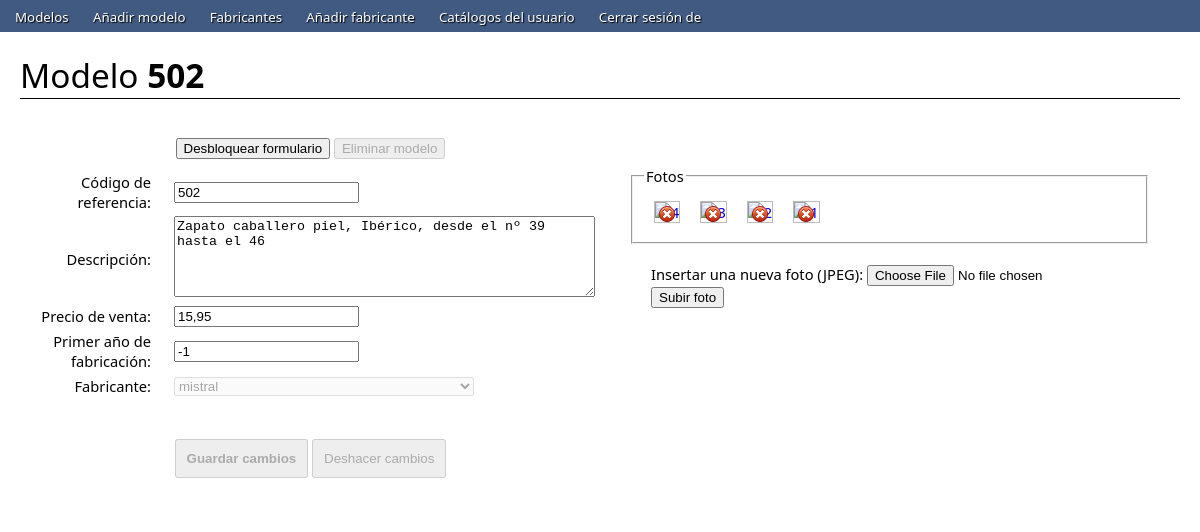
The page /modelo.php?id=2 (signed in) on the database its author committed.
### tables this page shows
create table modelos
(
	id int auto_increment,
	modelo varchar(50) not null,
	descripcion varchar(5000),
	precio_venta decimal(6,2) not null default -1,
	precio_compra decimal(6,2) not null default -1,
	precio_venta_minorista decimal(6,2) not null default -1,
	primer_ano int(4) not null default -1,
	id_fabricante int not null,
	fecha_insercion datetime not null,
	primary key (id),
	foreign key (id_fabricante) references fabricantes (id) on delete restrict on update cascade
);

create table fotos
(
	id int auto_increment,
	id_modelo int not null,
	descripcion varchar(5000),
	fecha_insercion datetime not null,
	primary key (id),
	foreign key (id_modelo) references modelos (id) on delete restrict on update cascade
);

### minilibreria.php (called while the page is built, shortened)
<?php
	require_once 'BD.php';
	require_once 'ENFabricante.php';
	require_once 'ENFoto.php';
	require_once 'ENModelo.php';
	function filtrarCadena($cadena)
	{
		if ($cadena != NULL)
		{
			if (is_string($cadena))
			{
				$cadena = str_replace("'", "", $cadena);
				$cadena = str_replace("\\", "", $cadena);
				$cadena = str_replace("\"", "", $cadena);
				$cadena = str_replace("=", "", $cadena);
				$cadena = str_replace(">", "", $cadena);
				$cadena = str_replace("<", "", $cadena);
				$cadena = str_replace("\/", "", $cadena);
				$cadena = str_replace("/", "", $cadena);
				$cadena = str_replace("%", "", $cadena);
				$cadena = str_replace(";", ":", $cadena);
				$cadena = str_replace("|", "", $cadena);
				$cadena = str_replace("&", "", $cadena);
				return $cadena;
			}
		}
		return "";
	}
?>

### CADModelo.php (called while the page is built, shortened)
<?php
require_once 'BD.php';
require_once 'ENModelo.php';
class CADModelo
{
	public static function obtenerDatos($fila)
	{
		$modelo = new ENModelo;
		$modelo->setId($fila[0]);
		$modelo->setModelo(utf8_encode($fila[1]));
		$modelo->setDescripcion(utf8_encode($fila[2]));
		$modelo->setPrecioVenta($fila[3]);
		$modelo->setPrecioCompra($fila[4]);
		$modelo->setPrecioVentaMinorista($fila[5]);
		$modelo->setPrimerAno($fila[6]);
		$modelo->setFabricante(ENFabricante::obtenerPorId($fila[7]));
		$modelo->setFotos(ENFoto::obtenerTodos($fila[0]));
		return $modelo;
	}
	public static function obtenerPorId($id)
	{
		$modelo = NULL;
		try
		{
			$sentencia = "select * from modelos where id = ".$id."";
			$resultado = mysql_query($sentencia, BD::conectar());
			if ($resultado)
			{
				$fila = mysql_fetch_array($resultado);
				if ($fila)
				{
					$modelo = self::obtenerDatos($fila);
				}
			}
			else
			{
				Logger::error("<CADModelo::obtenerPorId(id)>".mysql_error());
			}
		}
		catch (Exception $e)
		{
			$modelo = NULL;
			Logger::error("<CADModelo::obtenerPorId(id) ".$e->getMessage());
		}
		return $modelo;
	}
}
?>

### BD.php (called while the page is built, shortened)
<?php
class BD
{
	private static $ip;
	private static $usuario;
	private static $contrasena;
	public static function espeficarDatos($ip, $usuario, $contrasena, $nombreBd)
	{
		self::$ip = $ip;
		self::$usuario = $usuario;
		self::$contrasena = $contrasena;
	}
	public static function conectar()
	{
		if (!($conexion=mysql_connect(self::$ip,self::$usuario,self::$contrasena)))
		{
			Logger::error("<BD::conectar> No se pudo conectar al servidor de la base de datos.");
			$conexion = NULL;
		}
		return $conexion;
	}
}
?>

### ENModelo.php (called while the page is built, shortened)
<?php
require_once 'ENFabricante.php';
require_once 'ENFoto.php';
require_once 'CADModelo.php';
class ENModelo
{
	private $id;
	public function  __construct()
	{
		$this->id = 0;
	}
	public function setId($id)
	{
		if (is_numeric($id))
		{
			if ($id > 0 && $this->id==0)
			{
				$this->id = $id;
				return true;
			}
		}
		return false;
	}
	public function setModelo($modelo)
	{
		if (is_string($modelo))
		{
			return true;
		}
		else
		{
			return false;
		}
	}
	public function setDescripcion($descripcion)
	{
		if (is_string($descripcion) || true)
		{
			return true;
		}
		else
		{
			return false;
		}
	}
	public function setPrecioVenta ($precio_venta)
	{
		if (is_numeric($precio_venta))
		{
			return true;
		}
		else
		{
			return false;
		}
	}
	public function setPrecioCompra ($precio_compra)
	{
		if (is_numeric($precio_compra))
		{
			return true;
		}
		else
		{
			return false;
		}
	}
	public function setPrecioVentaMinorista ($precio_venta_minorista)
	{
		if (is_numeric($precio_venta_minorista))
		{
			return true;
		}
		else
		{
			return false;
		}
	}
	public function setPrimerAno($primer_ano)
	{
		if (is_numeric($primer_ano))
		{
			return true;
		}
		else
		{
			return false;
		}
	}
	public function setFabricante($fabricante)
	{
		if ($fabricante == NULL)
		{
			$this->fabricante = NULL;
			return true;
		}
		else
		{
			if (is_a($fabricante, "ENFabricante"))
			{
				return true;
			}
		}
		return false;
	}
	public function setFotos($fotos)
	{
		if (is_array($fotos))
		{
			$todosENFoto = true;
			if ($todosENFoto)
			{
				return true;
			}
		}
		return false;
	}
	public static function obtenerPorId($id)
	{
		return CADModelo::obtenerPorId($id);
	}
}
?>

### CADFabricante.php (called while the page is built, shortened)
<?php
require_once 'BD.php';
require_once 'ENFabricante.php';
class CADFabricante
{
	private static function obtenerDatos($fila)
	{
		$fabricante = new ENFabricante;
		$fabricante->setId($fila[0]);
		$fabricante->setNombre(utf8_encode($fila[1]));
		$fabricante->setTelefono(utf8_encode($fila[2]));
		$fabricante->setInformacionAdicional(utf8_encode($fila[3]));
		return $fabricante;
	}
	public static function obtenerTodos()
	{
		$listaFabricantes = NULL;
		try
		{
			$sentencia = "select * from fabricantes order by nombre";
			$resultado = mysql_query($sentencia, BD::conectar());
			if ($resultado)
			{
				$listaFabricantes = array();
				$contador = 0;
				while ($fila = mysql_fetch_array($resultado))
				{
					$fabricante = self::obtenerDatos($fila);
					if ($fabricante != NULL)
					{
						$listaFabricantes[$contador++] = $fabricante;
					}
					else
					{
						Logger::aviso("<CADFabricante::obtenerTodos()> Fabricante nulo nº $contador");
					}
				}
			}
			else
			{
				Logger::error("<CADFabricante::obtenerTodos()>".mysql_error());
			}
		}
		catch (Exception $e)
		{
			$listaFabricantes = NULL;
			Logger::error("<CADFabricante::obtenerTodos() ".$e->getMessage());
		}
		return $listaFabricantes;
	}
	public static function obtenerPorId($id)
	{
		$fabricante = NULL;
		try
		{
			$sentencia = "select * from fabricantes where id = ".$id."";
			$resultado = mysql_query($sentencia, BD::conectar());
			if ($resultado)
			{
				$fila = mysql_fetch_array($resultado);
				if ($fila)
				{
					$fabricante = self::obtenerDatos($fila);
				}
			}
			else
			{
				Logger::error("<CADFabricante::obtenerPorId(id)>".mysql_error());
			}
		}
		catch (Exception $e)
		{
			Logger::error("<CADFabricante::obtenerPorId(id) ".$e->getMessage());
			$fabricante = NULL;
		}
		return $fabricante;
	}
}
?>

### ENFabricante.php (called while the page is built, shortened)
<?php
require_once('CADFabricante.php');
class ENFabricante
{
	private $id;
	private $nombre;
	public function  __construct($nombre="")
	{
		$this->id = 0;
		$this->nombre = $nombre;
	}
	public function getId()
	{
		return $this->id;
	}
	public function setId($id)
	{
		if (is_numeric($id))
		{
			if ($id > 0 && $this->id == 0)
			{
				$this->id = $id;
				return true;
			}
		}
		return false;
	}
	public function getNombre()
	{
		return $this->nombre;
	}
	public function setNombre($nombre)
	{
		if (is_string($nombre))
		{
			$this->nombre = $nombre;
			return true;
		}
		else
		{
			return false;
		}
	}
	public function setTelefono($telefono)
	{
		if (is_string($telefono))
		{
			return true;
		}
		else
		{
			return false;
		}
	}
	public function setInformacionAdicional($informacion_adicional)
	{
		if (is_string($informacion_adicional))
		{
			return true;
		}
		else
		{
			return false;
		}
	}
	public static function obtenerTodos()
	{
		return CADFabricante::obtenerTodos();
	}
	public static function obtenerPorId($id)
	{
		return CADFabricante::obtenerPorId($id);
	}
}
?>

### CADFoto.php (called while the page is built, shortened)
<?php
require_once 'BD.php';
require_once 'ENFoto.php';
class CADFoto
{
	private static function obtenerDatos($fila)
	{
		$foto = new ENFoto;
		$foto->setId($fila[0]);
		$foto->setDescripcion(utf8_encode($fila[2]));
		$foto->setIdModelo($fila[1]);
		return $foto;
	}
	public static function obtenerTodos($id_modelo=NULL)
	{
		$listaFotos = NULL;
		try
		{
			$sentencia = "";
			if ($id_modelo == NULL)
				$sentencia = "select * from fotos order by id";
			else
				$sentencia = "select * from fotos where id_modelo = ".$id_modelo." order by id desc";
			$resultado = mysql_query($sentencia, BD::conectar());
			if ($resultado)
			{
				$listaFotos = array();
				$contador = 0;
				while ($fila = mysql_fetch_array($resultado))
				{
					$foto = self::obtenerDatos($fila);
					if ($foto != NULL)
					{
						$listaFotos[$contador++] = $foto;
					}
					else
					{
						Logger::aviso("<CADFoto::obtenerTodos(id_modelo=NULL)> Foto nula nº $contador");
					}
				}
			}
			else
			{
				Logger::error("<CADFoto::obtenerTodos(id_modelo=NULL)>".mysql_error());
			}
		}
		catch (Exception $e)
		{
			Logger::error("<CADFoto::obtenerTodos(id_modelo=NULL) ".$e->getMessage());
			$listaFotos = NULL;
		}
		return $listaFotos;
	}
}
?>

### ENFoto.php (called while the page is built, shortened)
<?php
require_once 'CADFoto.php';
class ENFoto
{
	private static $rutaImagenes = "imagenes/";
	private $id;
	public function  __construct()
	{
		$this->id = 0;
	}
	public function getRutaFoto()
	{
		return self::$rutaImagenes.$this->id.".jpg";
	}
	public function getId()
	{
		return $this->id;
	}
	public function setId($id)
	{
		if (is_numeric($id))
		{
			if ($id > 0 && $this->id==0)
			{
				$this->id = $id;
				return true;
			}
		}
		return false;
	}
	public function setDescripcion($descripcion)
	{
		if (is_string($descripcion))
		{
			return true;
		}
		else
		{
			return false;
		}
	}
	public function setIdModelo ($id_modelo)
	{
		if (is_numeric($id_modelo))
		{
			if ($id_modelo > 0)
			{
				return true;
			}
		}
		return false;
	}
	public static function obtenerTodos($id_modelo=NULL)
	{
		return CADFoto::obtenerTodos($id_modelo);
	}
}
?>

### modelo.php (the view, shortened to what this page needs)
<?php
	require_once 'minilibreria.php';
	$operacion = "insertar";
	$textoSubmit = "Insertar modelo";
	$textoReset = "Limpiar formulario";
	$id = "";
	$modelo = "";
	$descripcion = "";
	$precio_venta = "0";
	$id_fabricante = "";
	$primer_ano = "2000";
	$soloLectura = "";
	$deshabilitado = "";
	if ($_GET["id"] != NULL)
	{
		$objetoModelo = ENModelo::obtenerPorId(filtrarCadena($_GET["id"]));
		if ($objetoModelo != NULL)
		{
			$operacion = "editar";
			$textoSubmit = "Guardar cambios";
			$textoReset = "Deshacer cambios";
			$soloLectura = " readonly=\"readonly\" ";
			$deshabilitado = " disabled=\"disabled\"";
			$id = $objetoModelo->getId();
			$modelo = $objetoModelo->getModelo();
			$descripcion = $objetoModelo->getDescripcion();
			$precio_venta = str_replace(".", ",", $objetoModelo->getPrecioVenta());
			if ($objetoModelo->getFabricante() != NULL)
				$id_fabricante = $objetoModelo->getFabricante()->getId();
			$primer_ano = $objetoModelo->getPrimerAno();
		}
	}
?>
<!DOCTYPE html PUBLIC "-//W3C//DTD XHTML 1.0 Strict//EN" "http://www.w3.org/TR/xhtml1/DTD/xhtml1-strict.dtd">
<html xmlns="http://www.w3.org/1999/xhtml" xml:lang="en" lang="en">
	<head>
		<link rel="stylesheet" media="all" type="text/css" href="estilo/estilo.css" />
	</head>
	<body>
		<div id="contenedor">
			<div id="menu">
				<?php include 'menu.php'; ?>
			</div>
			<div id="contenido">
				<div id="titulo">
					<?php
						if ($operacion == "insertar")
							echo "<p>Añadir un nuevo modelo</p>";
						else
							echo "<p>Modelo <strong>$modelo</strong></p>";
					?>
				</div>
				<div id="panel">
					<table style="width: 100%;">
						<tr>
							<td style="vertical-align: top;">
								<?php
									if ($operacion == "editar")
									{
								?>
									<form id="formularioeliminarmodelo" action="operarmodelo.php" method="post" onsubmit="return confirmarEliminarModelo();">
										<div style="text-align: center; margin-bottom: 10px;">
											<input id="desbloquear" type="button" value="Desbloquear formulario" onclick="desbloquearFormularioModelo()" />
											<input id="botoneliminar" type="submit" value="Eliminar modelo" disabled="disabled" />
										</div>
									</form>
								<?php
									}
								?>
								<form id="formularioeditarmodelo" action="operarmodelo.php" method="post" onsubmit="return validarModelo(this);" <?php if ($operacion == "insertar") echo "enctype=\"multipart/form-data\"" ?>>
									<table class="insertiva">
										<tr>
											<td class="etiqueta">Código de referencia:</td>
											<td>
												<input type="text" name="modelo" autocomplete="off" value="<?php echo $modelo; ?>" <?php echo $soloLectura; ?> />
											</td>
										</tr>
										<tr>
											<td class="etiqueta">Descripción:</td>
											<td><textarea rows="5" cols="50" name="descripcion" autocomplete="off" <?php echo $soloLectura; ?> ><?php echo $descripcion; ?></textarea></td>
										</tr>
										<tr <?php echo (($_SESION["usuario"] != "nadapoderoso") ? "" : "style=\"display: none;\""); ?>>
											<td class="etiqueta">Precio de venta:</td>
											<td><input type="text" name="precio_venta" autocomplete="off" value="<?php echo $precio_venta; ?>" <?php echo $soloLectura; ?> /></td>
										</tr>
										<tr>
											<td class="etiqueta">Primer año de fabricación:</td>
											<td><input type="text" name="primer_ano" autocomplete="off" value="<?php echo $primer_ano; ?>" <?php echo $soloLectura; ?> /></td>
										</tr>
										<tr>
											<td class="etiqueta">Fabricante:</td>
											<td>
												<?php
													$fabricantes = ENFabricante::obtenerTodos();
													if ($fabricantes != NULL)
													{
														if (count($fabricantes) > 0)
														{
															echo "<select name=\"fabricante\" $deshabilitado >\n";
															foreach ($fabricantes as $i)
															{
																if ($i->getId() == $id_fabricante)
																	echo "<option value=\"".$i->getId()."\" selected=\"selected\">".$i->getNombre()."</option>\n";
																else
																	echo "<option value=\"".$i->getId()."\">".$i->getNombre()."</option>\n";
															}
															echo "</select>\n";
														}
													}
												?>
											</td>
										</tr>
										<tr>
											<td colspan="2" class="botones">
												<input id="botonsubmit" type="submit" value="<?php echo $textoSubmit; ?>" <?php echo $deshabilitado; ?> />
												<input id="botonreset" type="reset" value="<?php echo $textoReset; ?>" <?php echo $deshabilitado; ?> />
											</td>
										</tr>
									</table>
								</form>
							</td>
							<?php if ($operacion == "editar") { ?>
							<td style="width: 50%; vertical-align: top; padding: 30px">
								<div id="fotos">
									<fieldset>
										<legend>Fotos</legend>
										<?php
											$fotos = ENFoto::obtenerTodos($id);
											if ($fotos != NULL)
											{
												foreach ($fotos as $i)
												{
													echo "<div class=\"foto\" id=\"foto".$i->getId()."\">\n";
													echo "<a class=\"miniatura\" href=\"".$i->getRutaFoto()."\"><img src=\"".$i->getRutaMiniatura2()."\" alt=\"".$i->getId()."\" title=\"Haz click para ampliar la foto\" /></a>\n";
													echo "<a class=\"papelera\" href=\"javascript: eliminarFoto(".$i->getId().")\"><img title=\"¿Eliminar foto?\" src=\"estilo/papelera.png\" alt=\"Eliminar foto\" /></a>\n";
													echo "</div>\n";
												}
											}
										?>
									</fieldset>
									<form action="operarmodelo.php" method="post" enctype="multipart/form-data">
										<div style="padding: 20px;">
											Insertar una nueva foto (JPEG):
											<input type="file" name="foto" />
											<input type="submit" value="Subir foto" />
										</div>
									</form>
								</div>
							</td>
							<?php } ?>
						</tr>
					</table>
				</div>
			</div>
		</div>
	</body>
</html>

### rows shown on the page
modelos: modelo "502", descripcion "Zapato caballero piel, Ibérico, desde el nº 39 hasta el 46", precio_venta "15,95", primer_ano "-1"

### other values the page prints
form field fabricante "mistral"
